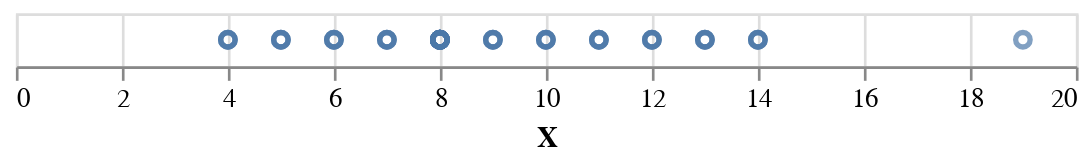

Write notebook code for a chart like this one.
### Code cell
alt.Chart(dataset).mark_point().encode(
    x="X"
)

### Figure 1 — Vega-Lite specification as saved in the notebook (floating-point values rounded to 4 significant figures)
{"config": {"view": {"continuousWidth": 400, "continuousHeight": 300}}, "data": {"name": "data-3d23a3381c61efd5a9c7a8abc82c6d65"}, "mark": "point", "encoding": {"x": {"type": "quantitative", "field": "X"}}, "$schema": "https://vega.github.io/schema/vega-lite/v4.8.1.json", "datasets": {"data-3d23a3381c61efd5a9c7a8abc82c6d65": [{"Series": "I", "X": 10, "Y": 8.04}, {"Series": "I", "X": 8, "Y": 6.95}, {"Series": "I", "X": 13, "Y": 7.58}, {"Series": "I", "X": 9, "Y": 8.81}, {"Series": "I", "X": 11, "Y": 8.33}, {"Series": "I", "X": 14, "Y": 9.96}, {"Series": "I", "X": 6, "Y": 7.24}, {"Series": "I", "X": 4, "Y": 4.26}, {"Series": "I", "X": 12, "Y": 10.84}, {"Series": "I", "X": 7, "Y": 4.81}, {"Series": "I", "X": 5, "Y": 5.68}, {"Series": "II", "X": 10, "Y": 9.14}, {"Series": "II", "X": 8, "Y": 8.14}, {"Series": "II", "X": 13, "Y": 8.74}, {"Series": "II", "X": 9, "Y": 8.77}, {"Series": "II", "X": 11, "Y": 9.26}, {"Series": "II", "X": 14, "Y": 8.1}, {"Series": "II", "X": 6, "Y": 6.13}, {"Series": "II", "X": 4, "Y": 3.1}, {"Series": "II", "X": 12, "Y": 9.13}, {"Series": "II", "X": 7, "Y": 7.26}, {"Series": "II", "X": 5, "Y": 4.74}, {"Series": "III", "X": 10, "Y": 7.46}, {"Series": "III", "X": 8, "Y": 6.77}, {"Series": "III", "X": 13, "Y": 12.74}, {"Series": "III", "X": 9, "Y": 7.11}, {"Series": "III", "X": 11, "Y": 7.81}, {"Series": "III", "X": 14, "Y": 8.84}, {"Series": "III", "X": 6, "Y": 6.08}, {"Series": "III", "X": 4, "Y": 5.39}, {"Series": "III", "X": 12, "Y": 8.15}, {"Series": "III", "X": 7, "Y": 6.42}, {"Series": "III", "X": 5, "Y": 5.73}, {"Series": "IV", "X": 8, "Y": 6.58}, {"Series": "IV", "X": 8, "Y": 5.76}, {"Series": "IV", "X": 8, "Y": 7.71}, {"Series": "IV", "X": 8, "Y": 8.84}, {"Series": "IV", "X": 8, "Y": 8.47}, {"Series": "IV", "X": 8, "Y": 7.04}, {"Series": "IV", "X": 8, "Y": 5.25}, {"Series": "IV", "X": 19, "Y": 12.5}, {"Series": "IV", "X": 8, "Y": 5.56}, {"Series": "IV", "X": 8, "Y": 7.91}, {"Series": "IV", "X": 8, "Y": 6.89}]}}
